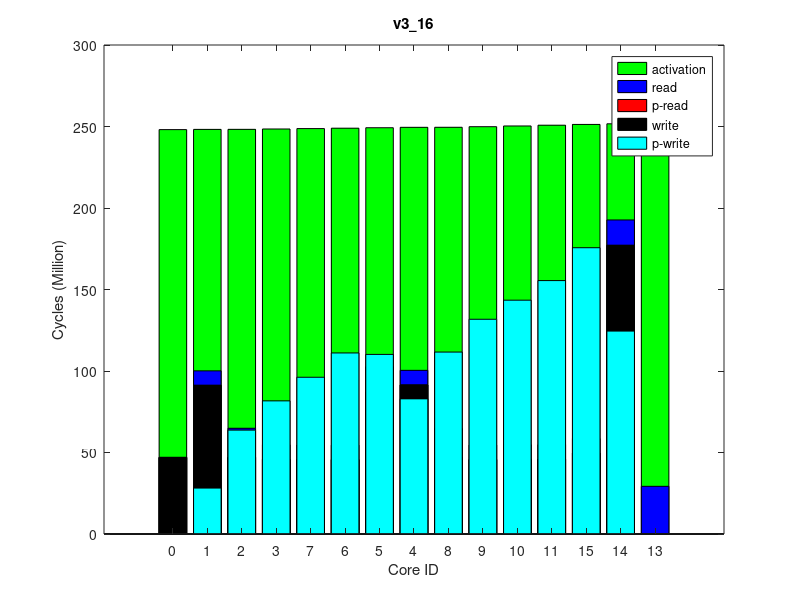

MATLAB code for this plot:
times(1, :, :) = [
0, 249991411, 0
0, 250128278, 0
0, 250155058, 0
0, 250378362, 0
0, 251400216, 0
0, 251157317, 0
0, 250871716, 0
0, 250631447, 0
0, 251427413, 0
0, 251780511, 0
0, 252207335, 0
0, 252669942, 0
0, 253580824, 0
0, 253529606, 0
0, 253140054, 0
];
times(2, :, :) = [
0, 250024905, 0
0, 250161703, 0
0, 250188525, 0
0, 250411491, 0
0, 251434701, 0
0, 251191460, 0
0, 250906095, 0
0, 250665471, 0
0, 251461921, 0
0, 251817010, 0
0, 252244028, 0
0, 252705678, 0
0, 253616469, 0
0, 253565287, 0
0, 253176166, 0
];
times(3, :, :) = [
0, 250008775, 0
0, 250145771, 0
0, 250172589, 0
0, 250396797, 0
0, 251419997, 0
0, 251177228, 0
0, 250891010, 0
0, 250650254, 0
0, 251446958, 0
0, 251800312, 0
0, 252227559, 0
0, 252689520, 0
0, 253602545, 0
0, 253551346, 0
0, 253159444, 0
];
times(4, :, :) = [
0, 250018014, 0
0, 250154346, 0
0, 250181215, 0
0, 250403983, 0
0, 251427803, 0
0, 251185143, 0
0, 250899077, 0
0, 250657653, 0
0, 251454721, 0
0, 251808217, 0
0, 252236426, 0
0, 252698778, 0
0, 253609255, 0
0, 253562412, 0
0, 253168138, 0
];
times(5, :, :) = [
0, 250000294, 0
0, 250137722, 0
0, 250164678, 0
0, 250389207, 0
0, 251412492, 0
0, 251169630, 0
0, 250883521, 0
0, 250642772, 0
0, 251439657, 0
0, 251793852, 0
0, 252220290, 0
0, 252682395, 0
0, 253596080, 0
0, 253546192, 0
0, 253152362, 0
];
times(6, :, :) = [
0, 249997954, 0
0, 250134918, 0
0, 250161759, 0
0, 250384570, 0
0, 251407176, 0
0, 251163754, 0
0, 250878397, 0
0, 250637230, 0
0, 251434402, 0
0, 251789590, 0
0, 252216647, 0
0, 252678165, 0
0, 253591631, 0
0, 253545393, 0
0, 253148053, 0
];
times(7, :, :) = [
0, 249976438, 0
0, 250113260, 0
0, 250140015, 0
0, 250364136, 0
0, 251386603, 0
0, 251143268, 0
0, 250858034, 0
0, 250617273, 0
0, 251413793, 0
0, 251768977, 0
0, 252195671, 0
0, 252657172, 0
0, 253566686, 0
0, 253518251, 0
0, 253127125, 0
];
times(8, :, :) = [
0, 250005494, 0
0, 250142116, 0
0, 250168975, 0
0, 250392443, 0
0, 251416074, 0
0, 251172711, 0
0, 250886707, 0
0, 250645366, 0
0, 251443021, 0
0, 251798214, 0
0, 252224976, 0
0, 252686662, 0
0, 253594707, 0
0, 253547585, 0
0, 253156138, 0
];
times(9, :, :) = [
0, 249999332, 0
0, 250136101, 0
0, 250162993, 0
0, 250384836, 0
0, 251407515, 0
0, 251164802, 0
0, 250879057, 0
0, 250638486, 0
0, 251434737, 0
0, 251787883, 0
0, 252214876, 0
0, 252676553, 0
0, 253588536, 0
0, 253537717, 0
0, 253146750, 0
];
times(10, :, :) = [
0, 250012565, 0
0, 250148438, 0
0, 250175475, 0
0, 250398342, 0
0, 251421604, 0
0, 251178736, 0
0, 250893482, 0
0, 250652288, 0
0, 251448821, 0
0, 251803131, 0
0, 252230168, 0
0, 252692995, 0
0, 253603706, 0
0, 253553743, 0
0, 253163136, 0
];
ave_times = round(squeeze(mean(times)));
format long g, ave_times
std_times = round(squeeze(std(times)));
format long g, std_times
polling_read_times = ave_times;
times(1, :, :) = [
53644, 248021195, 0
27846870, 248155501, 0
63071213, 248182309, 0
80926313, 248398884, 0
82539275, 249408044, 0
109790722, 249167365, 0
110357880, 248884851, 0
95405326, 248647168, 0
111172233, 249435026, 0
131221525, 249787367, 0
142929542, 250212197, 0
154901989, 250670361, 0
0, 251581585, 0
124465345, 251531222, 0
175441125, 251138321, 0
];
times(2, :, :) = [
70609, 248046784, 0
28351726, 248180401, 0
64026704, 248207127, 0
82011771, 248422710, 0
83255468, 249431436, 0
110511298, 249190977, 0
111448207, 248907999, 0
96514045, 248671210, 0
111986179, 249458364, 0
132149895, 249811419, 0
144109809, 250236779, 0
155998414, 250696251, 0
0, 251601445, 0
124493182, 251550662, 0
175632546, 251163128, 0
];
times(3, :, :) = [
65509, 248043455, 0
28287565, 248176999, 0
64012269, 248203656, 0
82012834, 248421430, 0
82966272, 249429775, 0
110223201, 249188634, 0
111125566, 248905832, 0
96377519, 248669484, 0
111688498, 249456693, 0
131853847, 249809599, 0
143460691, 250234441, 0
155761316, 250694010, 0
0, 251605693, 0
124494187, 251554038, 0
175695715, 251160984, 0
];
times(4, :, :) = [
53692, 248043931, 0
28094840, 248178496, 0
63587282, 248205318, 0
81481880, 248421390, 0
82675150, 249430160, 0
109932272, 249189501, 0
110752188, 248906983, 0
95820120, 248670108, 0
111236537, 249457106, 0
131278463, 249809181, 0
142894142, 250232723, 0
154776617, 250690484, 0
0, 251601058, 0
124479518, 251548912, 0
175369173, 251156871, 0
];
times(5, :, :) = [
52776, 248028156, 0
28208120, 248163431, 0
63791948, 248190268, 0
81792195, 248406622, 0
83070397, 249414986, 0
110327216, 249174832, 0
111287547, 248891937, 0
96495827, 248654676, 0
111786213, 249441939, 0
131916348, 249794005, 0
143601007, 250218670, 0
155581817, 250678317, 0
0, 251583887, 0
124481645, 251537106, 0
175711499, 251147566, 0
];
times(6, :, :) = [
63311, 248047283, 0
27819714, 248180525, 0
63027493, 248207268, 0
80899488, 248424747, 0
82376499, 249432262, 0
109570227, 249192433, 0
110270859, 248909705, 0
95458866, 248673097, 0
110945533, 249459183, 0
130989570, 249812529, 0
143051092, 250237551, 0
155199128, 250696614, 0
0, 251602512, 0
124474984, 251554996, 0
175564631, 251163327, 0
];
times(7, :, :) = [
62983, 248044348, 0
27782965, 248179360, 0
62931040, 248206047, 0
80844694, 248423060, 0
82601057, 249431643, 0
109850563, 249191244, 0
110517713, 248908484, 0
95587976, 248671280, 0
111291623, 249458630, 0
131383254, 249810750, 0
143004200, 250235232, 0
155149821, 250692843, 0
0, 251600842, 0
124493316, 251552211, 0
175612037, 251161019, 0
];
times(8, :, :) = [
63182, 248023082, 0
28519118, 248156734, 0
64303703, 248183499, 0
82141261, 248400495, 0
83389944, 249409982, 0
110597565, 249168668, 0
111551296, 248885951, 0
96498025, 248649282, 0
112274159, 249436960, 0
132519703, 249789359, 0
144014828, 250213447, 0
156028277, 250673101, 0
0, 251584556, 0
124475923, 251534738, 0
175794253, 251141186, 0
];
times(9, :, :) = [
61196, 248042228, 0
28540767, 248176114, 0
64580661, 248202865, 0
82711252, 248418396, 0
83308930, 249426682, 0
110557888, 249186355, 0
112138955, 248903535, 0
97188494, 248666697, 0
111797110, 249453621, 0
131911254, 249805989, 0
143338406, 250230670, 0
155384205, 250690627, 0
0, 251597932, 0
124485817, 251546379, 0
175771225, 251158569, 0
];
times(10, :, :) = [
48810, 248045010, 0
28253610, 248178813, 0
63986414, 248205523, 0
81987078, 248423049, 0
83160602, 249430766, 0
110415450, 249190758, 0
111273343, 248908684, 0
96203610, 248671154, 0
111993967, 249457727, 0
132153543, 249810821, 0
144011836, 250235216, 0
155919864, 250693357, 0
0, 251602593, 0
124489683, 251555047, 0
175740986, 251160644, 0
];
ave_times = round(squeeze(mean(times)));
format long g, ave_times
std_times = round(squeeze(std(times)));
format long g, std_times
polling_write_times = ave_times;
times(1, :, :) = [
0, 280745949, 0
8882655, 280921764, 64000
17792115, 280949583, 128000
8912859, 281190203, 64000
8969088, 282311098, 64000
15566178, 282043914, 128000
8890206, 281732905, 64000
8915574, 281461312, 64000
17762208, 282339802, 128000
8895917, 282710264, 64000
8957701, 283160281, 64000
8949043, 283642216, 64000
29245670, 284593545, 255980
15567091, 284545370, 128000
8908756, 284129698, 64000
];
times(2, :, :) = [
0, 280754741, 0
8882320, 280929983, 64000
17792652, 280956591, 128000
8914207, 281200140, 64000
8969393, 282327327, 64000
15564878, 282059796, 128000
8884593, 281748614, 64000
8921759, 281478407, 64000
17762624, 282355924, 128000
8895388, 282727186, 64000
8964383, 283177233, 64000
8940656, 283659042, 64000
29246105, 284608354, 255980
15573120, 284555996, 128000
8915722, 284146819, 64000
];
times(3, :, :) = [
0, 280732481, 0
8882058, 280908219, 64000
17791224, 280934718, 128000
8912874, 281177465, 64000
8968878, 282309294, 64000
15566439, 282042381, 128000
8890060, 281731293, 64000
8916098, 281459604, 64000
17761546, 282338995, 128000
8895537, 282709380, 64000
8958689, 283159828, 64000
8948124, 283641468, 64000
29246493, 284601677, 255980
15567148, 284549714, 128000
8908938, 284133194, 64000
];
times(4, :, :) = [
0, 280737931, 0
8882818, 280913510, 64000
17792871, 280941343, 128000
8920656, 281182522, 64000
8969111, 282302771, 64000
15565418, 282035434, 128000
8883256, 281724642, 64000
8920331, 281453617, 64000
17762426, 282331371, 128000
8896172, 282702990, 64000
8966638, 283153003, 64000
8943680, 283634794, 64000
29245745, 284586039, 255980
15567534, 284532527, 128000
8911082, 284121745, 64000
];
times(5, :, :) = [
0, 280736370, 0
8882109, 280912263, 64000
17792192, 280940068, 128000
8912697, 281181693, 64000
8969039, 282303904, 64000
15565325, 282036951, 128000
8883243, 281725828, 64000
8920561, 281455420, 64000
17762804, 282332585, 128000
8895144, 282703580, 64000
8964636, 283153032, 64000
8937558, 283634173, 64000
29246496, 284584224, 255980
15573195, 284531951, 128000
8894901, 284121732, 64000
];
times(6, :, :) = [
0, 280727647, 0
8882514, 280903642, 64000
17792093, 280931461, 128000
8913423, 281172795, 64000
8968844, 282292566, 64000
15564607, 282025345, 128000
8884215, 281714206, 64000
8921616, 281443936, 64000
17762345, 282322263, 128000
8895655, 282692479, 64000
8963389, 283142167, 64000
8939569, 283622994, 64000
29246163, 284569217, 255980
15567642, 284520894, 128000
8898607, 284110687, 64000
];
times(7, :, :) = [
0, 280731190, 0
8882331, 280906975, 64000
17792375, 280934790, 128000
8920402, 281176086, 64000
8968798, 282297548, 64000
15565369, 282030575, 128000
8883314, 281719432, 64000
8920459, 281448829, 64000
17761884, 282327282, 128000
8893869, 282697735, 64000
8964803, 283147802, 64000
8937822, 283629147, 64000
29245877, 284580141, 255980
15573202, 284530671, 128000
8894936, 284116139, 64000
];
times(8, :, :) = [
0, 280739902, 0
8882665, 280915471, 64000
17791086, 280943400, 128000
8912746, 281184081, 64000
8969155, 282302937, 64000
15566190, 282035654, 128000
8889991, 281725215, 64000
8915680, 281454906, 64000
17763069, 282331532, 128000
8900279, 282702702, 64000
8964872, 283153005, 64000
8937797, 283633430, 64000
29245202, 284588247, 255980
15573018, 284534852, 128000
8894755, 284121008, 64000
];
times(9, :, :) = [
0, 280755983, 0
8882559, 280932680, 64000
17792731, 280960548, 128000
8921115, 281202050, 64000
8969334, 282321803, 64000
15565930, 282054723, 128000
8889979, 281744058, 64000
8916165, 281473272, 64000
17762177, 282351603, 128000
8896181, 282721449, 64000
8965582, 283171287, 64000
8943702, 283652943, 64000
29245868, 284605233, 255980
15567186, 284550474, 128000
8910625, 284141709, 64000
];
times(10, :, :) = [
0, 280755903, 0
8882502, 280931176, 64000
17791564, 280959045, 128000
8914352, 281200511, 64000
8969151, 282320929, 64000
15565143, 282053710, 128000
8888894, 281742383, 64000
8916797, 281472070, 64000
17761962, 282350660, 128000
8898570, 282720449, 64000
8963250, 283170410, 64000
8939318, 283651674, 64000
29246103, 284606638, 255980
15567293, 284554975, 128000
8898922, 284140371, 64000
];
ave_times = round(squeeze(mean(times)));
format long g, ave_times
std_times = round(squeeze(std(times)));
format long g, std_times
read_times = ave_times;
times(1, :, :) = [
0, 248083554, 0
0, 248216818, 0
0, 248243630, 0
0, 248461748, 0
0, 249486527, 0
0, 249239473, 0
0, 248950535, 0
0, 248710795, 0
0, 249513236, 0
0, 249877006, 0
0, 250313899, 0
0, 250783863, 0
0, 251700449, 0
0, 251651640, 0
0, 251261406, 0
];
times(2, :, :) = [
0, 248107618, 0
0, 248242222, 0
0, 248269028, 0
0, 248486818, 0
0, 249512586, 0
0, 249265030, 0
0, 248976003, 0
0, 248736740, 0
0, 249539287, 0
0, 249903130, 0
0, 250339557, 0
0, 250808649, 0
0, 251728755, 0
0, 251677587, 0
0, 251286842, 0
];
times(3, :, :) = [
0, 248107085, 0
0, 248240932, 0
0, 248267690, 0
0, 248484417, 0
0, 249509128, 0
0, 249262031, 0
0, 248972986, 0
0, 248733556, 0
0, 249536066, 0
0, 249899242, 0
0, 250336493, 0
0, 250806216, 0
0, 251728329, 0
0, 251677649, 0
0, 251284296, 0
];
times(4, :, :) = [
0, 248093205, 0
0, 248226263, 0
0, 248252986, 0
0, 248471180, 0
0, 249495103, 0
0, 249248016, 0
0, 248959307, 0
0, 248720328, 0
0, 249521819, 0
0, 249885256, 0
0, 250322266, 0
0, 250792593, 0
0, 251709594, 0
0, 251659215, 0
0, 251270044, 0
];
times(5, :, :) = [
0, 248105783, 0
0, 248239965, 0
0, 248266753, 0
0, 248484973, 0
0, 249508846, 0
0, 249262250, 0
0, 248973496, 0
0, 248734242, 0
0, 249535560, 0
0, 249899420, 0
0, 250336693, 0
0, 250806427, 0
0, 251725834, 0
0, 251677603, 0
0, 251285327, 0
];
times(6, :, :) = [
0, 248087364, 0
0, 248220041, 0
0, 248246824, 0
0, 248463292, 0
0, 249488070, 0
0, 249241005, 0
0, 248952364, 0
0, 248712884, 0
0, 249514762, 0
0, 249878458, 0
0, 250315601, 0
0, 250785376, 0
0, 251707951, 0
0, 251655995, 0
0, 251263938, 0
];
times(7, :, :) = [
0, 248091108, 0
0, 248225126, 0
0, 248251927, 0
0, 248469411, 0
0, 249494103, 0
0, 249247293, 0
0, 248958445, 0
0, 248718881, 0
0, 249520769, 0
0, 249884347, 0
0, 250321561, 0
0, 250790938, 0
0, 251706181, 0
0, 251658354, 0
0, 251268941, 0
];
times(8, :, :) = [
0, 248102815, 0
0, 248236365, 0
0, 248263111, 0
0, 248478870, 0
0, 249503503, 0
0, 249256561, 0
0, 248967532, 0
0, 248728488, 0
0, 249530447, 0
0, 249894049, 0
0, 250330642, 0
0, 250800467, 0
0, 251718491, 0
0, 251670142, 0
0, 251279566, 0
];
times(9, :, :) = [
0, 248098167, 0
0, 248232405, 0
0, 248259142, 0
0, 248477011, 0
0, 249501495, 0
0, 249254799, 0
0, 248966158, 0
0, 248726465, 0
0, 249528199, 0
0, 249891843, 0
0, 250328873, 0
0, 250798587, 0
0, 251720248, 0
0, 251669001, 0
0, 251277250, 0
];
times(10, :, :) = [
0, 248093038, 0
0, 248227211, 0
0, 248254027, 0
0, 248471789, 0
0, 249495960, 0
0, 249249398, 0
0, 248960441, 0
0, 248720907, 0
0, 249522643, 0
0, 249886060, 0
0, 250322960, 0
0, 250792770, 0
0, 251710858, 0
0, 251662931, 0
0, 251272126, 0
];
ave_times = round(squeeze(mean(times)));
format long g, ave_times
std_times = round(squeeze(std(times)));
format long g, std_times
total_times = ave_times;
times(1, :, :) = [
46985821, 254862467, 64000
91220458, 254881386, 128000
47079241, 254895045, 64000
45840321, 254908935, 64000
91436923, 255179945, 128000
87032253, 255143212, 64000
45647244, 254999522, 64000
45695855, 254931869, 64000
46937060, 255195580, 64000
45672801, 255209651, 64000
45841058, 255313966, 64000
45924270, 255781910, 64000
0, 256700249, 0
177110591, 256652366, 64000
49698032, 256256554, 64000
];
times(2, :, :) = [
46985214, 254888412, 64000
91220024, 254907524, 128000
47079775, 254920942, 64000
45841519, 254934771, 64000
91436916, 255205920, 128000
87037172, 255169108, 64000
45646547, 255025327, 64000
45693969, 254957427, 64000
46937344, 255221466, 64000
45672135, 255235253, 64000
45840922, 255339185, 64000
45924062, 255807273, 64000
0, 256724613, 0
177102057, 256676271, 64000
49695990, 256281731, 64000
];
times(3, :, :) = [
46985393, 254897219, 64000
91220253, 254916142, 128000
47078401, 254929523, 64000
45839886, 254943585, 64000
91437854, 255214476, 128000
87032103, 255177659, 64000
45646692, 255033872, 64000
45695633, 254966470, 64000
46937572, 255229745, 64000
45673675, 255243755, 64000
45840811, 255349200, 64000
45927337, 255817179, 64000
0, 256730282, 0
177088141, 256682035, 64000
49695526, 256291182, 64000
];
times(4, :, :) = [
46985495, 254880028, 64000
91219134, 254899138, 128000
47079935, 254912738, 64000
45841527, 254926599, 64000
91438209, 255197404, 128000
87033911, 255160632, 64000
45647827, 255016877, 64000
45693656, 254949240, 64000
46938844, 255212949, 64000
45673144, 255227074, 64000
45841123, 255329962, 64000
45924769, 255798011, 64000
0, 256714188, 0
177084177, 256662579, 64000
49694923, 256272041, 64000
];
times(5, :, :) = [
46985092, 254887540, 64000
91221526, 254906738, 128000
47078196, 254920140, 64000
45840112, 254933912, 64000
91436214, 255204940, 128000
87030071, 255168097, 64000
45646986, 255024340, 64000
45695037, 254956505, 64000
46938539, 255220468, 64000
45673698, 255234312, 64000
45841867, 255340464, 64000
45927172, 255808913, 64000
0, 256723227, 0
177105455, 256674886, 64000
49701213, 256283530, 64000
];
times(6, :, :) = [
46984652, 254913278, 64000
91218638, 254932461, 128000
47080132, 254946129, 64000
45840092, 254959875, 64000
91437487, 255230821, 128000
87035715, 255194139, 64000
45646998, 255050355, 64000
45694828, 254982593, 64000
46937008, 255246370, 64000
45673551, 255260143, 64000
45839878, 255364389, 64000
45923827, 255832155, 64000
0, 256750391, 0
177091052, 256701592, 64000
49691935, 256307861, 64000
];
times(7, :, :) = [
46985704, 254882862, 64000
91219626, 254902038, 128000
47079041, 254915737, 64000
45841916, 254929756, 64000
91436191, 255200281, 128000
87028823, 255163453, 64000
45647564, 255019616, 64000
45695918, 254952625, 64000
46937996, 255215481, 64000
45673039, 255229309, 64000
45840660, 255335155, 64000
45926475, 255802511, 64000
0, 256715357, 0
177115014, 256668824, 64000
49698798, 256276963, 64000
];
times(8, :, :) = [
46984814, 254865477, 64000
91220369, 254884577, 128000
47079435, 254898285, 64000
45840664, 254912306, 64000
91438274, 255182601, 128000
87035076, 255145765, 64000
45646378, 255002029, 64000
45696341, 254935170, 64000
46936948, 255198044, 64000
45673924, 255211811, 64000
45840697, 255317460, 64000
45927248, 255784988, 64000
0, 256701341, 0
177115148, 256654405, 64000
49699432, 256259661, 64000
];
times(9, :, :) = [
46986039, 254889149, 64000
91220240, 254908376, 128000
47078886, 254922069, 64000
45839558, 254936135, 64000
91435368, 255206490, 128000
87035177, 255169762, 64000
45646831, 255025967, 64000
45695275, 254958822, 64000
46937379, 255221983, 64000
45673887, 255236000, 64000
45839394, 255340993, 64000
45926159, 255809614, 64000
0, 256732183, 0
177087547, 256680048, 64000
49696526, 256285061, 64000
];
times(10, :, :) = [
46985696, 254880750, 64000
91220086, 254899555, 128000
47079651, 254912951, 64000
45841477, 254926812, 64000
91438234, 255198452, 128000
87033715, 255161630, 64000
45648285, 255017827, 64000
45696893, 254949503, 64000
46936924, 255213993, 64000
45673436, 255228046, 64000
45840875, 255333329, 64000
45926317, 255801445, 64000
0, 256711922, 0
177110868, 256665286, 64000
49698762, 256276539, 64000
];
ave_times = round(squeeze(mean(times)));
format long g, ave_times
std_times = round(squeeze(std(times)));
format long g, std_times
write_times = ave_times;
mytitle = 'v3\_16';
order = [1 2 3 4 8 7 6 5 9 10 11 12 15 14 13];

total_times = total_times(:, 2)(order);

read_times = read_times(:, 1)(order);
write_times = write_times(:, 1)(order);

polling_read_times = polling_read_times(:, 1)(order);
polling_write_times = polling_write_times(:, 1)(order);

total_times /= 1000000;

read_times /= 1000000;
write_times /= 1000000;

polling_read_times /= 1000000;
polling_write_times /= 1000000;

% laying read on top of write
read_times += write_times;
polling_read_times += write_times;

figure(1);
clf()
% set(gcf, 'Position', get(0,'Screensize'));
% set(gcf,'units','normalized','outerposition',[0 0 1 1])
bar(0:14, total_times,'g');
hold on;
bar(0:14, read_times,'b');
bar(0:14, polling_read_times,'r');
bar(0:14, write_times,'k');
bar(0:14, polling_write_times,'c');
hold off

axis([-2 16 0 300])
% axis([-1 15])
set(gca,'XTick',0:14);
set(gca,'xticklabel',{ '0'; '1'; '2'; '3'; '7'; '6'; '5'; '4'; '8'; '9'; '10'; '11'; '15'; '14'; '13' })

xlabel('Core ID')
ylabel('Cycles (Million)')

legend('activation', 'read', 'p-read', 'write', 'p-write')
title(mytitle)
print(1, strcat(mytitle, '.png'))
